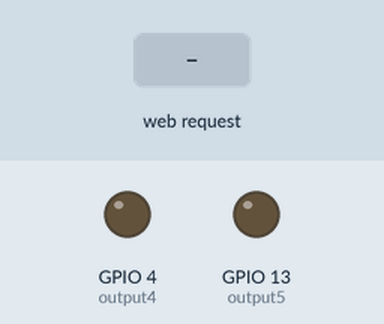
Recording of a sketch running on a simulated ESP8266 (NodeMCU). Parts: output pins drawn as LEDs (lit = HIGH). The inputs (shaded band) are chosen by the test bench. WiFi joins after 1.5 s; servers stay silent unless stated; what the sketch prints to the serial monitor is not drawn.

Above: at 2.7 s.
2.8 s: HTTP request GET /5/on received
At 3.6 s:
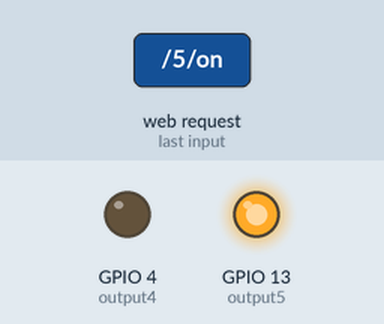
4.3 s: HTTP request GET /4/on received
At 4.8 s:
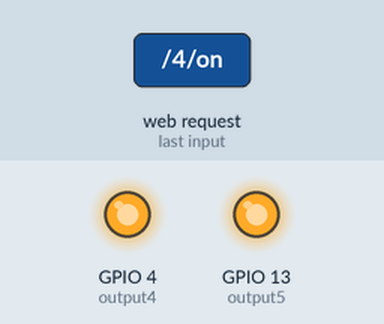
5.8 s: HTTP request GET /5/off received
At 7.0 s:
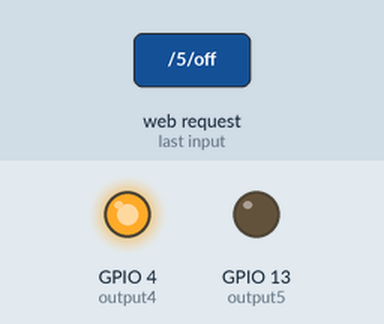
7.3 s: HTTP request GET /4/off received
At 8.2 s:
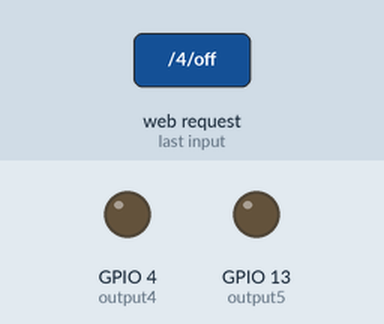
Timing chart, 0 to 9.8 s (numbered marks = the images above; inputs shaded):
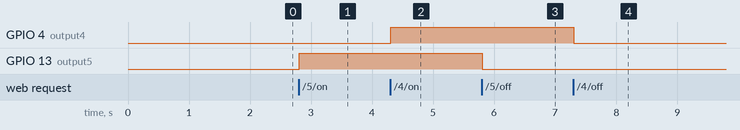

Measured:
- after the input at 2.8 s, GPIO 13 (output5): LOW → HIGH at once
- after the input at 4.3 s, GPIO 4 (output4): LOW → HIGH at once
- after the input at 5.8 s, GPIO 13 (output5): HIGH → LOW at once
- after the input at 7.3 s, GPIO 4 (output4): HIGH → LOW at once

The sketch:

ApplicationNodeMCU.ino
```cpp
  /*********
  Rui Santos
  Complete project details at https://randomnerdtutorials.com
*********/

// Load Wi-Fi library
#include <ESP8266WiFi.h>

// Replace with your network credentials
const char* ssid     = "APT01_2G";
const char* password = "985025359";

// Set web server port number to 80
WiFiServer server(80);

// Variable to store the HTTP request
String header;

// Auxiliar variables to store the current output state
String output5State = "off";
String output4State = "off";

// Assign output variables to GPIO pins
const int output5 = 13;
const int output4 = 4;

// Current time
unsigned long currentTime = millis();
// Previous time
unsigned long previousTime = 0;
// Define timeout time in milliseconds (example: 2000ms = 2s)
const long timeoutTime = 500;

void setup() {
  Serial.begin(115200);
  // Initialize the output variables as outputs
  pinMode(output5, OUTPUT);
  pinMode(output4, OUTPUT);
  // Set outputs to LOW
  digitalWrite(output5, LOW);
  digitalWrite(output4, LOW);

  // Connect to Wi-Fi network with SSID and password
  Serial.print("Connecting to ");
  Serial.println(ssid);
  WiFi.begin(ssid, password);
  while (WiFi.status() != WL_CONNECTED) {
    delay(500);
    Serial.print(".");
  }
  // Print local IP address and start web server
  Serial.println("");
  Serial.println("WiFi connected.");
  Serial.println("IP address: ");
  Serial.println(WiFi.localIP());
  server.begin();
}

void loop(){
  WiFiClient client = server.available();   // Listen for incoming clients

  if (client) {                             // If a new client connects,
    Serial.println("New Client.");          // print a message out in the serial port
    String currentLine = "";                // make a String to hold incoming data from the client
    currentTime = millis();
    previousTime = currentTime;
    while (client.connected() && currentTime - previousTime <= timeoutTime) { // loop while the client's connected
      currentTime = millis();
      if (client.available()) {             // if there's bytes to read from the client,
        char c = client.read();             // read a byte, then
        Serial.write(c);                    // print it out the serial monitor
        header += c;
        if (c == '\n') {                    // if the byte is a newline character
          // if the current line is blank, you got two newline characters in a row.
          // that's the end of the client HTTP request, so send a response:
          if (currentLine.length() == 0) {
            // HTTP headers always start with a response code (e.g. HTTP/1.1 200 OK)
            // and a content-type so the client knows what's coming, then a blank line:
            client.println("HTTP/1.1 200 OK");
            client.println("Content-type:text/html");
            client.println("Connection: close");
            client.println();

            // turns the GPIOs on and off
            if (header.indexOf("GET /5/on") >= 0) {
              Serial.println("GPIO 5 on");
              output5State = "on";
              digitalWrite(output5, HIGH);
            } else if (header.indexOf("GET /5/off") >= 0) {
              Serial.println("GPIO 5 off");
              output5State = "off";
              digitalWrite(output5, LOW);
            } else if (header.indexOf("GET /4/on") >= 0) {
              Serial.println("GPIO 4 on");
              output4State = "on";
              digitalWrite(output4, HIGH);
            } else if (header.indexOf("GET /4/off") >= 0) {
              Serial.println("GPIO 4 off");
              output4State = "off";
              digitalWrite(output4, LOW);
            }

            // Display the HTML web page
            client.println("<!DOCTYPE html><html>");
            client.println("<head><meta name=\"viewport\" content=\"width=device-width, initial-scale=1\">");
            client.println("<p>PLC001- JOEL - P001</p>");
            client.println("<meta http-equiv=\"refresh\" content=\"1\" >"); //atualiza uma vez a cada segundo a página
            client.println("<link rel=\"icon\" href=\"data:,\">");
            // CSS to style the on/off buttons
            // Feel free to change the background-color and font-size attributes to fit your preferences
            client.println("<style>html { font-family: Helvetica; display: inline-block; margin: 0px auto; text-align: center;}");
            client.println(".button { background-color: #195B6A; border: none; color: white; padding: 16px 40px;");
            client.println("text-decoration: none; font-size: 30px; margin: 2px; cursor: pointer;}");
            client.println(".button2 {background-color: #77878A;}</style></head>");

            // Web Page Heading
            client.println("<body><h1>ESP8266 Web Server</h1>");

            // Display current state, and ON/OFF buttons for GPIO 5
            client.println("<p>GPIO 5 - State " + output5State + "</p>");
            // If the output5State is off, it displays the ON button
            if (output5State=="off") {
              client.println("<p><a href=\"/5/on\"><button class=\"button\">ON</button></a></p>");
            } else {
              client.println("<p><a href=\"/5/off\"><button class=\"button button2\">OFF</button></a></p>");
            }

            // Display current state, and ON/OFF buttons for GPIO 4
            client.println("<p>GPIO 4 - State " + output4State + "</p>");
            // If the output4State is off, it displays the ON button
            if (output4State=="off") {
              client.println("<p><a href=\"/4/on\"><button class=\"button\">ON</button></a></p>");
            } else {
              client.println("<p><a href=\"/4/off\"><button class=\"button button2\">OFF</button></a></p>");
            }
            //Mostra o tempo atual na página (troca de informações)
            client.println("<p>Tempo: " + String(currentTime, DEC) + "</p>");

            client.println("</body></html>");

            // The HTTP response ends with another blank line
            client.println();
            // Break out of the while loop
            break;
          } else { // if you got a newline, then clear currentLine
            currentLine = "";
          }
        } else if (c != '\r') {  // if you got anything else but a carriage return character,
          currentLine += c;      // add it to the end of the currentLine
        }
      }
    }
    // Clear the header variable
    header = "";
    // Close the connection
    client.stop();
    Serial.println("Client disconnected.");
    Serial.println("");
  }
}
```
